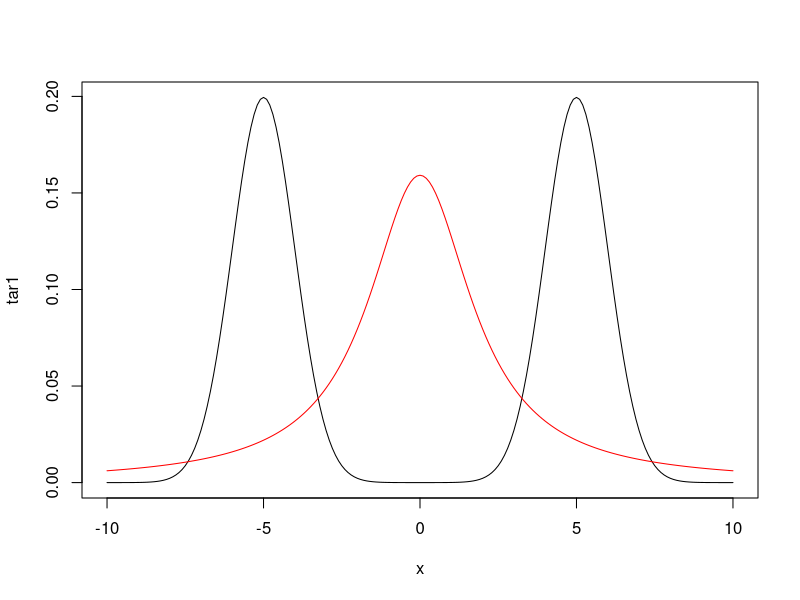

Here is the R script that generated this plot: (Note: a time limit stopped this script after it produced the figure.)
x <- seq(-10,10,.1)
tar1 <- .5*dnorm(x, mean = 5, sd=1) + .5*dnorm(x, mean = -5, sd=1)
prop <- dcauchy(x, scale = 2)
plot(x, tar1, "l", ylim = range(tar1))
lines(x, prop, col = "red")
###############################################################

h <- function(x) x
B = 1000
N = 1e4
sep <- seq(0, 6, .1)
ess.emp <- matrix(0, nrow = B, ncol = length(sep))
ess.kong <- matrix(0, nrow = B, ncol = length(sep))

for (b in 1:B){
  print(b)
  for (i in 1:length(sep))
  {
    print(i)
    is <- rcauchy(n = N, location = 0, scale = 2)
    weights <- (.5*dnorm(is, mean = (-1*sep[i]), sd=1) + .5*dnorm(is, mean = sep[i], sd=1))/dcauchy(is, location = 0, scale = 2)
    norm.weights <- weights/sum(weights)
    snis <- sum(h(is)*norm.weights)
    ess.kong[b,i] <- 1/(sum(norm.weights^2))
    
    varIbar <- sum((h(is) - snis)^2 * norm.weights)/N
    emp.var <- sum(norm.weights^2 * (h(is) - snis)^2)
    ess.emp[b,i] <- N*varIbar/emp.var
    
  }
}

emp.var <- apply(ess.emp, 2, quantile, probs = c(.05, .95)) #apply(ess.emp, 2, var)
kong.var <- apply(ess.kong, 2, quantile, probs = c(.05, .95)) #apply(ess.kong, 2, var)


pdf(file = "sepVSess_noBootstrap.pdf", height = 5, width = 5)
plot(sep, colMeans(ess.emp)/N, "l", ylim = range(emp.var, kong.var)/N)
lines(sep, colMeans(ess.kong)/N, col = "red")
segments(x0 = sep, y0 = emp.var[1,]/N, x1 = sep, y1 = emp.var[2,]/N, col = adjustcolor("black", alpha.f=.4))
segments(x0 = sep, y0 = kong.var[1,]/N, x1 = sep, y1 = kong.var[2,]/N, col = adjustcolor("red", alpha.f=.4))
legend("topright", legend = c("Empirical", "Kong"), col = c("black", "red"), lwd=2)
dev.off()
